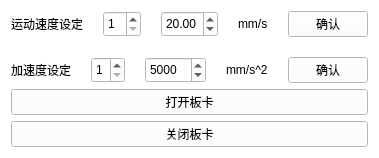
          <widget class="QWidget" name="widget_2" native="true">
           <property name="styleSheet">
            <string notr="true">background-color: rgb(255, 255, 255);</string>
           </property>
           <layout class="QVBoxLayout" name="verticalLayout_7">
            <item>
             <layout class="QVBoxLayout" name="verticalLayout_4">
              <item>
               <layout class="QVBoxLayout" name="verticalLayout_5">
                <property name="spacing">
                 <number>20</number>
                </property>
                <item>
                 <layout class="QHBoxLayout" name="horizontalLayout_12">
                  <property name="spacing">
                   <number>20</number>
                  </property>
                  <item>
                   <widget class="QLabel" name="label_13">
                    <property name="minimumSize">
                     <size>
                      <width>0</width>
                      <height>0</height>
                     </size>
                    </property>
                    <property name="maximumSize">
                     <size>
                      <width>120</width>
                      <height>70</height>
                     </size>
                    </property>
                    <property name="styleSheet">
                     <string notr="true">background-color: rgb(255, 255, 255);</string>
                    </property>
                    <property name="text">
                     <string>运动速度设定</string>
                    </property>
                    <property name="alignment">
                     <set>Qt::AlignCenter</set>
                    </property>
                   </widget>
                  </item>
                  <item>
                   <widget class="QSpinBox" name="VelAxisChooseBox">
                    <property name="sizePolicy">
                     <sizepolicy hsizetype="Preferred" vsizetype="Preferred">
                      <horstretch>0</horstretch>
                      <verstretch>0</verstretch>
                     </sizepolicy>
                    </property>
                    <property name="minimumSize">
                     <size>
                      <width>0</width>
                      <height>0</height>
                     </size>
                    </property>
                    <property name="maximumSize">
                     <size>
                      <width>130</width>
                      <height>16777215</height>
                     </size>
                    </property>
                    <property name="minimum">
                     <number>1</number>
                    </property>
                    <property name="maximum">
                     <number>6</number>
                    </property>
                   </widget>
                  </item>
                  <item>
                   <widget class="QDoubleSpinBox" name="VelocitySpinBox">
                    <property name="sizePolicy">
                     <sizepolicy hsizetype="Maximum" vsizetype="Preferred">
                      <horstretch>0</horstretch>
                      <verstretch>0</verstretch>
                     </sizepolicy>
                    </property>
                    <property name="singleStep">
                     <double>5.000000000000000</double>
                    </property>
                    <property name="value">
                     <double>20.000000000000000</double>
                    </property>
                   </widget>
                  </item>
                  <item>
                   <widget class="QLabel" name="label_5">
                    <property name="sizePolicy">
                     <sizepolicy hsizetype="Maximum" vsizetype="Preferred">
                      <horstretch>0</horstretch>
                      <verstretch>0</verstretch>
                     </sizepolicy>
                    </property>
                    <property name="text">
                     <string>mm/s</string>
                    </property>
                   </widget>
                  </item>
                  <item>
                   <widget class="QPushButton" name="VelocityPushButton">
                    <property name="sizePolicy">
                     <sizepolicy hsizetype="Minimum" vsizetype="Preferred">
                      <horstretch>0</horstretch>
                      <verstretch>0</verstretch>
                     </sizepolicy>
                    </property>
                    <property name="minimumSize">
                     <size>
                      <width>0</width>
                      <height>0</height>
                     </size>
                    </property>
                    <property name="maximumSize">
                     <size>
                      <width>80</width>
                      <height>70</height>
                     </size>
                    </property>
                    <property name="text">
                     <string>确认</string>
                    </property>
                   </widget>
                  </item>
                 </layout>
                </item>
                <item>
                 <layout class="QHBoxLayout" name="horizontalLayout_7">
                  <item>
                   <widget class="QLabel" name="label_10">
                    <property name="minimumSize">
                     <size>
                      <width>0</width>
                      <height>0</height>
                     </size>
                    </property>
                    <property name="maximumSize">
                     <size>
                      <width>120</width>
                      <height>70</height>
                     </size>
                    </property>
                    <property name="styleSheet">
                     <string notr="true">background-color: rgb(255, 255, 255);</string>
                    </property>
                    <property name="text">
                     <string>加速度设定</string>
                    </property>
                   </widget>
                  </item>
                  <item>
                   <widget class="QSpinBox" name="AccAxisChooseBox">
                    <property name="sizePolicy">
                     <sizepolicy hsizetype="Preferred" vsizetype="Preferred">
                      <horstretch>0</horstretch>
                      <verstretch>0</verstretch>
                     </sizepolicy>
                    </property>
                    <property name="minimumSize">
                     <size>
                      <width>0</width>
                      <height>0</height>
                     </size>
                    </property>
                    <property name="maximumSize">
                     <size>
                      <width>130</width>
                      <height>16777215</height>
                     </size>
                    </property>
                    <property name="minimum">
                     <number>1</number>
                    </property>
                    <property name="maximum">
                     <number>6</number>
                    </property>
                   </widget>
                  </item>
                  <item>
                   <widget class="QDoubleSpinBox" name="AccSpinBox">
                    <property name="sizePolicy">
                     <sizepolicy hsizetype="Maximum" vsizetype="Preferred">
                      <horstretch>0</horstretch>
                      <verstretch>0</verstretch>
                     </sizepolicy>
                    </property>
                    <property name="decimals">
                     <number>0</number>
                    </property>
                    <property name="maximum">
                     <double>10000.000000000000000</double>
                    </property>
                    <property name="singleStep">
                     <double>500.000000000000000</double>
                    </property>
                    <property name="value">
                     <double>5000.000000000000000</double>
                    </property>
                   </widget>
                  </item>
                  <item>
                   <widget class="QLabel" name="label_6">
                    <property name="sizePolicy">
                     <sizepolicy hsizetype="Maximum" vsizetype="Preferred">
                      <horstretch>0</horstretch>
                      <verstretch>0</verstretch>
                     </sizepolicy>
                    </property>
                    <property name="text">
                     <string>mm/s^2</string>
                    </property>
                   </widget>
                  </item>
                  <item>
                   <widget class="QPushButton" name="accPushButton">
                    <property name="minimumSize">
                     <size>
                      <width>0</width>
                      <height>0</height>
                     </size>
                    </property>
                    <property name="maximumSize">
                     <size>
                      <width>80</width>
                      <height>70</height>
                     </size>
                    </property>
                    <property name="text">
                     <string>确认</string>
                    </property>
                   </widget>
                  </item>
                 </layout>
                </item>
               </layout>
              </item>
             </layout>
            </item>
            <item>
             <widget class="QPushButton" name="OpenCardbutton">
              <property name="text">
               <string>打开板卡</string>
              </property>
             </widget>
            </item>
            <item>
             <widget class="QPushButton" name="CloseCardbutton">
              <property name="text">
               <string>关闭板卡</string>
              </property>
             </widget>
            </item>
           </layout>
          </widget>
